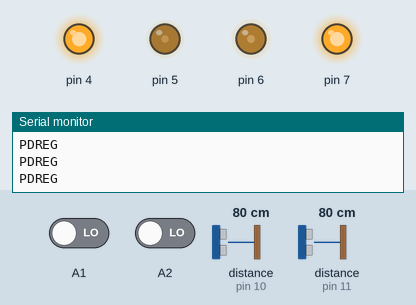
Bench run of a sketch on a simulated Arduino Uno, built with avr-gcc and run on an emulated ATmega328P. Shown: output pins drawn as LEDs (lit = HIGH), the last lines printed to the serial monitor. Wiring (inferred from the names in the program): ultrasonic range finder: trigger pin 9; echo pin 10. The test bench sets the inputs (shaded band); at power-on: distance to the obstacle (sensors on pin 10, pin 11) 80 cm, A1 LOW, A2 LOW. The echo pulse lasts 58.3 µs per cm; pins used as bus, display or sensor lines are not drawn.

Above: at 2.2 s.
2.3 s: distance to the obstacle (sensor on pin 10) set to 15 cm
3.8 s: distance to the obstacle (sensor on pin 10) set to 12 cm
At 5.3 s:
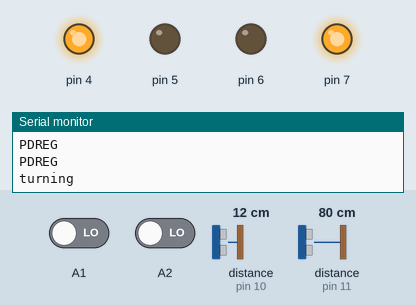
6.8 s: distance to the obstacle (sensor on pin 10) set to 9 cm
At 7.2 s:
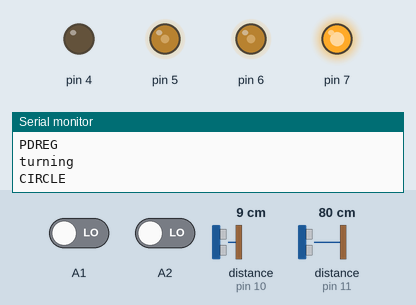
9.8 s: distance to the obstacle (sensor on pin 10) set to 18 cm
At 11.4 s:
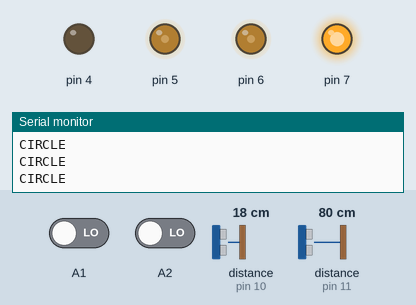
11.7 s: distance to the obstacle (sensor on pin 10) set to 2 cm
At 12.84 s:
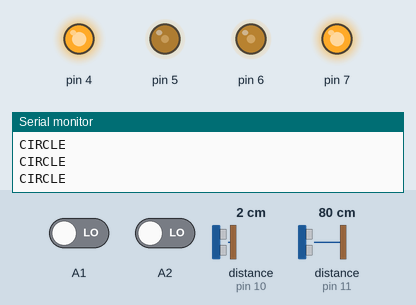
14.7 s: A1 driven HIGH and A2 driven HIGH
Timing chart, 0 to 17.7 s (numbered marks = the images above; inputs shaded):
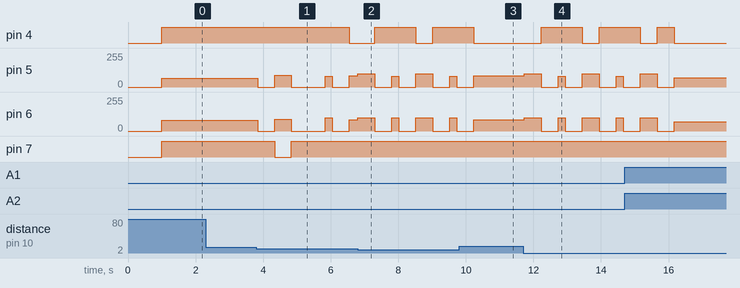

Measured:
- the behaviour switches between 14 and 13 cm on distance to the obstacle (sensor on pin 10) (found by bisection; images 0 and 1)
- the behaviour switches between 11 and 10 cm on distance to the obstacle (sensor on pin 10) (found by bisection; images 1 and 2)
- after the input at 3.8 s, pin 4: HIGH → LOW after 2.8 s; pin 5: 64/255 → 0/255 at once, → 90/255 0.50 s later, → 0/255 0.50 s later, → 80/255 1.0 s later, … (6 changes in this stretch)
- after the input at 6.8 s, pin 4: LOW → HIGH after 0.51 s, → LOW 1.2 s later, → HIGH 0.50 s later; pin 5: 85/255 → 100/255 at once, → 0/255 0.50 s later, → 80/255 0.51 s later, → 0/255 0.20 s later, … (8 changes in this stretch)
- after the input at 9.8 s, pin 4: goes on until 10.2 s, then stays LOW
- after the input at 11.7 s, pin 4: LOW → HIGH after 0.54 s, → LOW 1.2 s later, → HIGH 0.50 s later; pin 5: 85/255 → 100/255 at once, → 0/255 0.50 s later, → 80/255 0.51 s later, → 0/255 0.20 s later, … (8 changes in this stretch)

The sketch:

ultra_sound_drivers.ino
```cpp
#define R_PIN_TRIG 12
#define R_PIN_ECHO 11

#define F_PIN_TRIG 9
#define F_PIN_ECHO 10

unsigned long real_f_ultra_time;
unsigned long real_r_ultra_time;

int f_cm, r_cm;

char f = 'f';
char r = 'r';
char l = 'l';

double all_speed_k = 1;

int turn_spd = 70;

// блоки прохождения программы
boolean b1 = true;
boolean b2 = false;
boolean b3 = false;
boolean b4 = false;
boolean b5 = false;

//массив для кубиков
//справа
boolean right_cubs[7];
int right_cube_counter = 0;
//слева
boolean left_cubs[7];
int left_cube_counter = 0;

int cur_perec_counter = 0;

double driver_k = 0.8;
//расстояние для бочки
int right_circle_distance = 9;

void setup() {
  //инициализируем взаимодействие по последовательному порту
  Serial.begin (9600);

  Serial.println(right_cubs[0]);

  //датчики ультразвука
  pinMode(F_PIN_TRIG, OUTPUT);
  pinMode(F_PIN_ECHO, INPUT);

  pinMode(R_PIN_TRIG, OUTPUT);
  pinMode(R_PIN_ECHO, INPUT);

  //моторы
  pinMode(4,OUTPUT);
  pinMode(5,OUTPUT);
  pinMode(6,OUTPUT);
  pinMode(7,OUTPUT);

  delay(1000);
//  forward(100);
}

void circle(int r_cm, int turn_spd){
  if (r_cm > right_circle_distance){
    right(turn_spd);
  }
  else{
    forward(80);
  }
}

int measureCm(char side, int prev_cm){
  int response_rate = 50;
  if (side=='f'){
    if (millis()-real_f_ultra_time>response_rate){
      long f_duration,f_cm;
      // Сначала генерируем короткий импульс длительностью 2-5 микросекунд.
      digitalWrite(F_PIN_TRIG, LOW);
      delayMicroseconds(5);
      digitalWrite(F_PIN_TRIG, HIGH);
      delayMicroseconds(10);
      digitalWrite(F_PIN_TRIG, LOW);
      f_duration = pulseIn(F_PIN_ECHO, HIGH);
      f_cm = (f_duration / 2) / 29.1;
      real_f_ultra_time = millis();
      return f_cm;
    }
    else return prev_cm;
  }
  else{
    if (millis()-real_r_ultra_time>response_rate){
      long r_duration,r_cm;
      digitalWrite(R_PIN_TRIG, LOW);
      delayMicroseconds(5);
      digitalWrite(R_PIN_TRIG, HIGH);
      delayMicroseconds(10);
      digitalWrite(R_PIN_TRIG, LOW);
      r_duration = pulseIn(R_PIN_ECHO, HIGH);
      r_cm = (r_duration / 2) / 29.1;
      real_r_ultra_time = millis();
      return r_cm;
    }
    else return prev_cm;
  }
}

void ride(char motor, int spd){
  if (motor == 'l'){
    if (spd<0){
      digitalWrite(7,0);
      analogWrite(6, -spd*all_speed_k);
    }
    else{
      digitalWrite(7,1);
      analogWrite(6, spd*all_speed_k);
    }
  }
  else {
    if (spd<0){
      digitalWrite(4,0);
      analogWrite(5, -spd*all_speed_k );
    }
    else{
      digitalWrite(4,1);
      analogWrite(5, spd*all_speed_k );
    }
  }
}

void forward(int speed){
  ride(l,speed);
  ride(r,speed*driver_k);
}

void left(int speed){
  ride(l,-speed);
  ride(r,speed);
}

void right(int speed){
  left(-speed);
}

void backward(int speed){
  forward(-speed);
}

void pidLineRegul(int spd = 110){
  double driver_k = 0.3;
  //перекрёсток
  if (digitalRead(A1) and digitalRead(A2)){
    forward(spd);
  }
  //левый на линии, правый - нет
  else if (digitalRead(A2)){
    ride(r, spd);
    ride(l, spd*driver_k);
  }
  else if (digitalRead(A1)){
    ride(r, spd*driver_k);
    ride(l, spd);
  }
  else{
    forward(spd);
  }
}

boolean perec(){
  if (not(digitalRead(A1) and digitalRead(A2))){
    return true;
  }
  else return false;
}

void stp() {forward(0);}

//для того чтобы робот понимал, что он поворачивается
boolean start_turning = false;
unsigned long start_turning_real_time;

void loop() {
  if (b1){
    Serial.println("PDREG");
    f_cm = measureCm(f, f_cm);
    if (f_cm > 12){
      pidLineRegul(80);
    }
    else{
      b1 = false;
      b2 = true;
      stp();
      delay(500);
    }
  }
  else if (b2){
    Serial.println("turning");
    left(90);
    delay(500);
    stp();
    delay(1000);
    b2 = false;
    b3 = true;
  }
  else if (b3){
    Serial.println("CIRCLE");
    r_cm = measureCm(r, r_cm);
    circle(r_cm, turn_spd);
    if (perec()){
      forward(100);
      delay(200);
      stp();
      delay(500);
      cur_perec_counter+=1;
      b3 = false;
      b4 = true;
      start_turning_real_time = millis();
    }
  }
  else if (b4){
    f_cm = measureCm(f, f_cm);
    r_cm = measureCm(r, r_cm);
    if (millis() - start_turning_real_time > 800){
      //замедляемся чтоб не проебать поворот
      left(74);
      if (r_cm < 15){
            stp();
            delay(500);
            b4 = false;
            if (cur_perec_counter<7) b3 = true;
            else b5 = true;
      }
    }
    else{
      if (f_cm > 30){
        left(76);
      }
      else{
        stp();
        right_cubs[right_cube_counter] = true;
        right_cube_counter += 1;
        b4 = false;
        if (cur_perec_counter<7) b3 = true;
        else b5 = true;
        while (measureCm(f, f_cm)>right_circle_distance)right(85);
        right(100);
        delay(500);
        stp();
        delay(500);
      }
    }
  }
}
```
